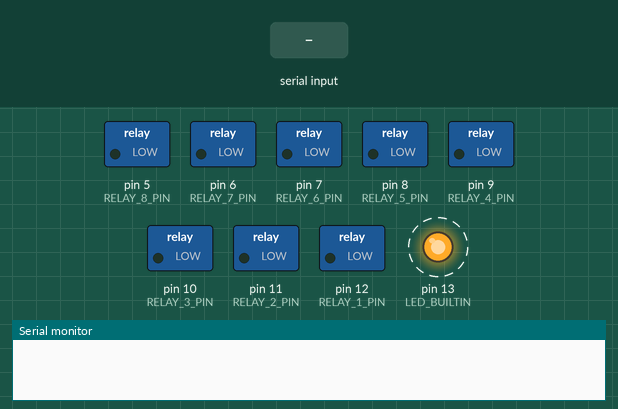
Bench run of a sketch on a simulated Arduino Uno, built with avr-gcc and run on an emulated ATmega328P. On the bench: switched loads named in the sketch (green lamp = pin HIGH), output pins drawn as LEDs (lit = HIGH), the last lines printed to the serial monitor. Dashed ring = blinking. The inputs (shaded band) are chosen by the test bench.

Above: at 1.2 s.
1.3 s: "10\n" received over Serial
At 3.6 s:
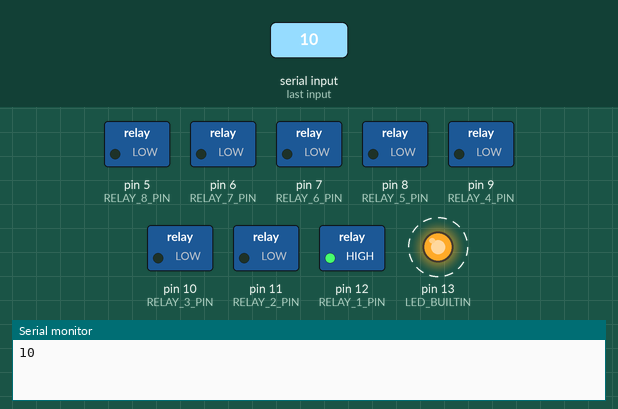
4.3 s: "20\n" received over Serial
At 5.8 s:
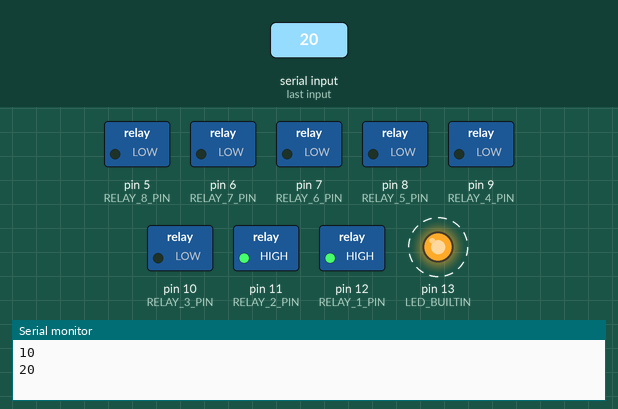
7.3 s: "11\n" received over Serial
At 9.6 s:
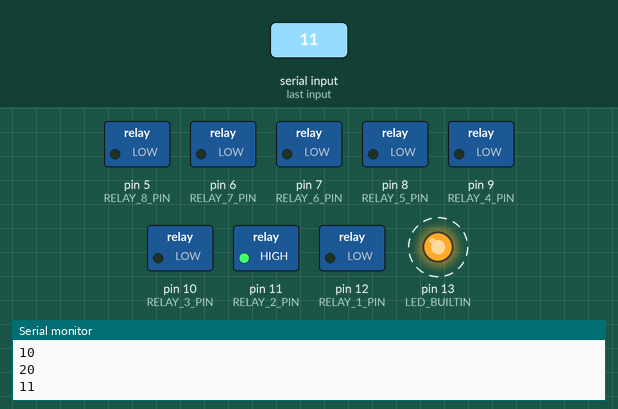
10.3 s: "30\n" received over Serial
At 11.8 s:
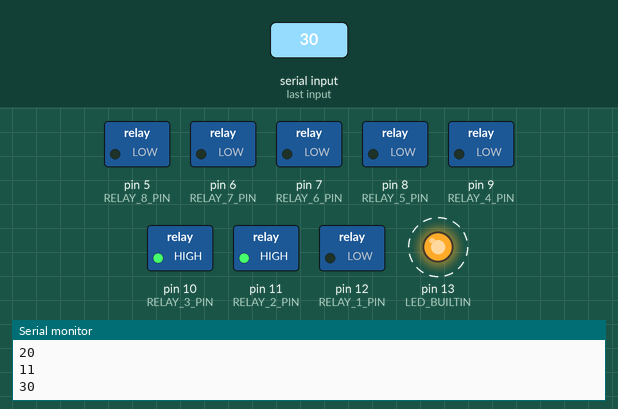
13.3 s: "21\n" received over Serial
At 15.6 s:
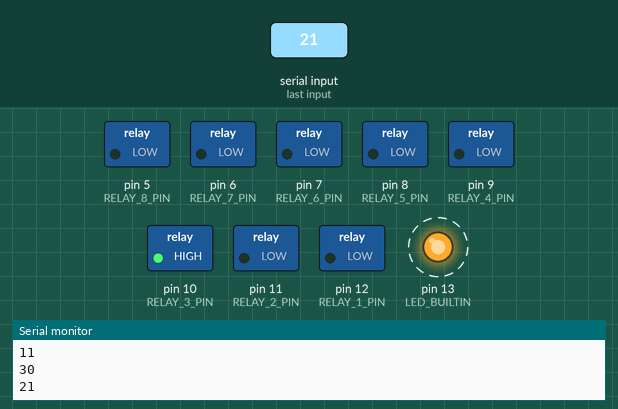
16.3 s: "40\n" received over Serial
At 17.8 s:
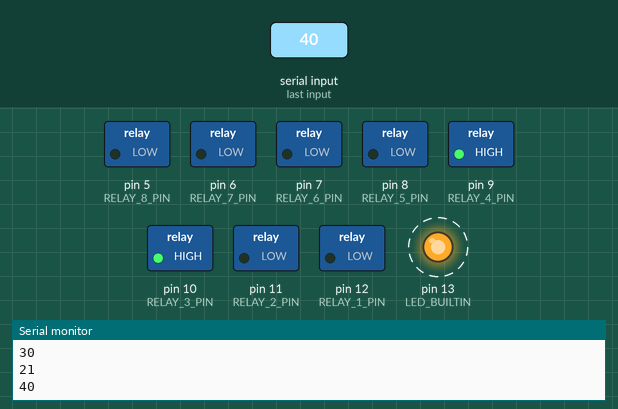
Timing chart, 0 to 20.3 s (numbered marks = the images above; inputs shaded):
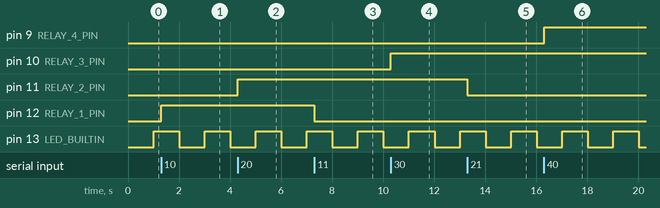

The sketch:

TA_Nizar.ino
```cpp
#define RELAY_1_PIN         12
#define RELAY_2_PIN         11
#define RELAY_3_PIN         10
#define RELAY_4_PIN         9
#define RELAY_5_PIN         8
#define RELAY_6_PIN         7
#define RELAY_7_PIN         6
#define RELAY_8_PIN         5

#define SERIAL_LEN          2
String serial_buff;
bool serial_complete        = false;

uint32_t led_time;
bool led_state;

void setup(){
    Serial.begin(9600);
    serial_buff.reserve(SERIAL_LEN);

    pinMode(LED_BUILTIN, OUTPUT);

    pinMode(RELAY_1_PIN, OUTPUT);
    pinMode(RELAY_2_PIN, OUTPUT);
    pinMode(RELAY_3_PIN, OUTPUT);
    pinMode(RELAY_4_PIN, OUTPUT);
    pinMode(RELAY_5_PIN, OUTPUT);
    pinMode(RELAY_6_PIN, OUTPUT);
    pinMode(RELAY_7_PIN, OUTPUT);
    pinMode(RELAY_8_PIN, OUTPUT);

    led_time = millis();
}

void loop(){
    if(serial_complete){
        serial_complete = false;

        if(serial_buff == "10")     {   digitalWrite(RELAY_1_PIN, HIGH);    }
        else if(serial_buff == "11"){  digitalWrite(RELAY_1_PIN, LOW); }

        if(serial_buff == "20")     {   digitalWrite(RELAY_2_PIN, HIGH);    }
        else if(serial_buff == "21"){  digitalWrite(RELAY_2_PIN, LOW); }

        if(serial_buff == "30")     {   digitalWrite(RELAY_3_PIN, HIGH);    }
        else if(serial_buff == "31"){  digitalWrite(RELAY_3_PIN, LOW); }

        if(serial_buff == "40")     {   digitalWrite(RELAY_4_PIN, HIGH);    }
        else if(serial_buff == "41"){  digitalWrite(RELAY_4_PIN, LOW); }

        if(serial_buff == "50")     {   digitalWrite(RELAY_5_PIN, HIGH);    }
        else if(serial_buff == "51"){  digitalWrite(RELAY_5_PIN, LOW); }

        if(serial_buff == "60")     {   digitalWrite(RELAY_6_PIN, HIGH);    }
        else if(serial_buff == "61"){  digitalWrite(RELAY_6_PIN, LOW); }

        if(serial_buff == "70")     {   digitalWrite(RELAY_7_PIN, HIGH);    }
        else if(serial_buff == "71"){  digitalWrite(RELAY_7_PIN, LOW); }

        if(serial_buff == "80")     {   digitalWrite(RELAY_8_PIN, HIGH);    }
        else if(serial_buff == "81"){  digitalWrite(RELAY_8_PIN, LOW); }

        if(serial_buff == "00")     {
            digitalWrite(RELAY_1_PIN, HIGH);
            digitalWrite(RELAY_2_PIN, HIGH);
            digitalWrite(RELAY_3_PIN, HIGH);
            digitalWrite(RELAY_4_PIN, HIGH);
            digitalWrite(RELAY_5_PIN, HIGH);
            digitalWrite(RELAY_6_PIN, HIGH);
            digitalWrite(RELAY_7_PIN, HIGH);
            digitalWrite(RELAY_8_PIN, HIGH);
        }
        else if(serial_buff == "01"){
            digitalWrite(RELAY_1_PIN, LOW);
            digitalWrite(RELAY_2_PIN, LOW);
            digitalWrite(RELAY_3_PIN, LOW);
            digitalWrite(RELAY_4_PIN, LOW);
            digitalWrite(RELAY_5_PIN, LOW);
            digitalWrite(RELAY_6_PIN, LOW);
            digitalWrite(RELAY_7_PIN, LOW);
            digitalWrite(RELAY_8_PIN, LOW);
        }

        Serial.println(serial_buff);
        serial_buff = "";
    }

    if((millis() - led_time) > 1000){
        led_time = millis();

        toggleLed();
    }
}

void toggleLed(){
  if(led_state){
    digitalWrite(LED_BUILTIN, LOW);
    led_state = false;
  }else{
    digitalWrite(LED_BUILTIN, HIGH);
    led_state = true;
  }
}

/******* Serial Interrupt Event Callback ********/
void serialEvent(){
  while(Serial.available()){
    char inChar = (char) Serial.read();
    if(inChar == '\n'){
      serial_complete = true;
    }else if(inChar == '\r'){
      // do nothing
    }else{
      if(!serial_complete){
        serial_buff += inChar;
      }
    }
  }
}
```

Measured:
- after the input at 1.3 s, pin 12 (RELAY_1_PIN): LOW → HIGH at once
- after the input at 4.3 s, pin 11 (RELAY_2_PIN): LOW → HIGH at once
- after the input at 7.3 s, pin 12 (RELAY_1_PIN): HIGH → LOW at once
- after the input at 10.3 s, pin 10 (RELAY_3_PIN): LOW → HIGH at once
- after the input at 13.3 s, pin 11 (RELAY_2_PIN): HIGH → LOW at once
- after the input at 16.3 s, pin 9 (RELAY_4_PIN): LOW → HIGH at once
- by itself, pin 13 (LED_BUILTIN): alternates HIGH for 1.0 s and LOW for 1.0 s
